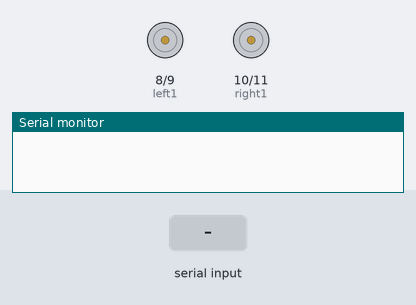
A sketch run on a simulated Arduino Uno, built with avr-gcc and run on an emulated ATmega328P. Parts: motor-driver pin pairs drawn as motors (green arrow = first pin HIGH = forward, orange = second pin HIGH = backward, longer = more drive), the last lines printed to the serial monitor. The test bench sets the inputs (shaded band).

Above: at 1.2 s.
1.3 s: "forward" received over the second serial link
At 1.9 s:
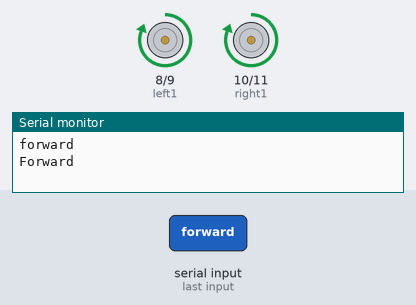
2.8 s: "backward" received over the second serial link
At 3.4 s:
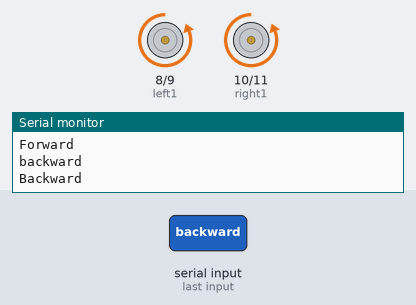
4.3 s: "right" received over the second serial link
At 5.5 s:
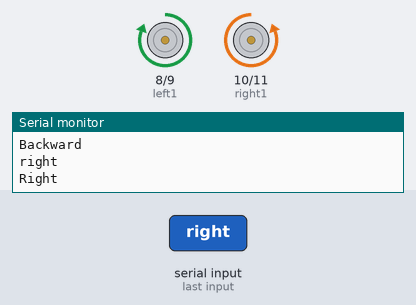
5.8 s: "left" received over the second serial link
At 6.6 s:
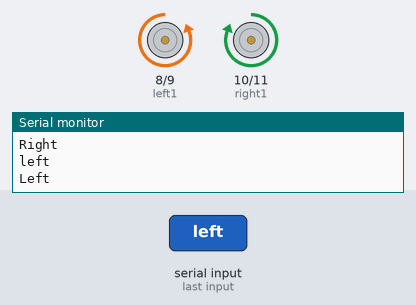
Timing chart, 0 to 8.3 s (numbered marks = the images above; inputs shaded):
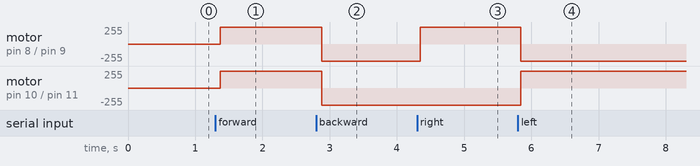

The sketch:

BLUETOOTH_CONTROL.ino
```cpp
#include <SoftwareSerial.h>

SoftwareSerial BT(2, 3); //TX, RX respetively
String readdata;

int left1 = 8;                                         //Left Motor pin initialization//
int left2 = 9;
int right1 = 10;                                       //right Motor pin initialization//
int right2 = 11;

void setup()
{
 BT.begin(9600);
 Serial.begin(9600);
  pinMode(left1,OUTPUT);                          //Left Motor pin declaration//
  pinMode(right1,OUTPUT);                        //Right Motor pin declaration//
  pinMode(right2,OUTPUT);


  pinMode(left2,OUTPUT);}
void forward()
{

  digitalWrite(left1,HIGH);
  digitalWrite(left2,LOW);          // forward move function //
  digitalWrite(right1,HIGH);
  digitalWrite(right2,LOW);
}
void backward()
{

  digitalWrite(left1,LOW);
  digitalWrite(left2,HIGH);          // backward move function //
  digitalWrite(right1,LOW);
  digitalWrite(right2,HIGH);
}
void right()
{

  digitalWrite(left1,HIGH);
  digitalWrite(left2,LOW);          //  right turn function //
  digitalWrite(right1,LOW);
  digitalWrite(right2,HIGH);
}
void left()
{

  digitalWrite(left1,LOW);
  digitalWrite(left2,HIGH);          // left turn function //
  digitalWrite(right1,HIGH);
  digitalWrite(right2,LOW);
}
void stopall()
{

  digitalWrite(left1,LOW);
  digitalWrite(left2,LOW);          //stop//
  digitalWrite(right1,LOW);
  digitalWrite(right2,LOW);
}

//-----------------------------------------------------------------------//
void loop() {
  while (BT.available()){          //Check if there is an available byte to read
  delay(10);                       //Delay added to make thing stable
  char c  = BT.read();              //Conduct a serial read
  readdata  += c;                   //build the string- "forward", "reverse", "left" and "right"
  }
  if (readdata.length() > 0) {
    Serial.println(readdata);

  if(readdata == "forward")
  {
    Serial.println("Forward");
    forward();
    delay(100);
  }

  else if(readdata == "backward")
  {
    Serial.println("Backward");
    backward();
    delay(100);
  }

  else if (readdata == "right")
  {
    Serial.println("Right");
   right();
    delay (100);

  }

 else if ( readdata == "left")
 {
  Serial.println("Left");
   left();
   delay (100);
 }

 else if (readdata == "stop")
 {
  Serial.println("Stop");
   stopall();
   delay (100);
 }

readdata="";   //Reset the variable
}
}
```

Measured:
- after the input at 1.3 s, motor on pin 8 (left1) / pin 9 (left2), motor on pin 10 (right1) / pin 11 (right2): stopped → forward 255/255 after 0.07 s
- after the input at 2.8 s, motor on pin 8 (left1) / pin 9 (left2), motor on pin 10 (right1) / pin 11 (right2): forward 255/255 → backward 255/255 after 0.08 s
- after the input at 4.3 s, motor on pin 8 (left1) / pin 9 (left2): backward 255/255 → forward 255/255 after 0.05 s
- after the input at 5.8 s, motor on pin 8 (left1) / pin 9 (left2): forward 255/255 → backward 255/255 at once; motor on pin 10 (right1) / pin 11 (right2): backward 255/255 → forward 255/255 at once
